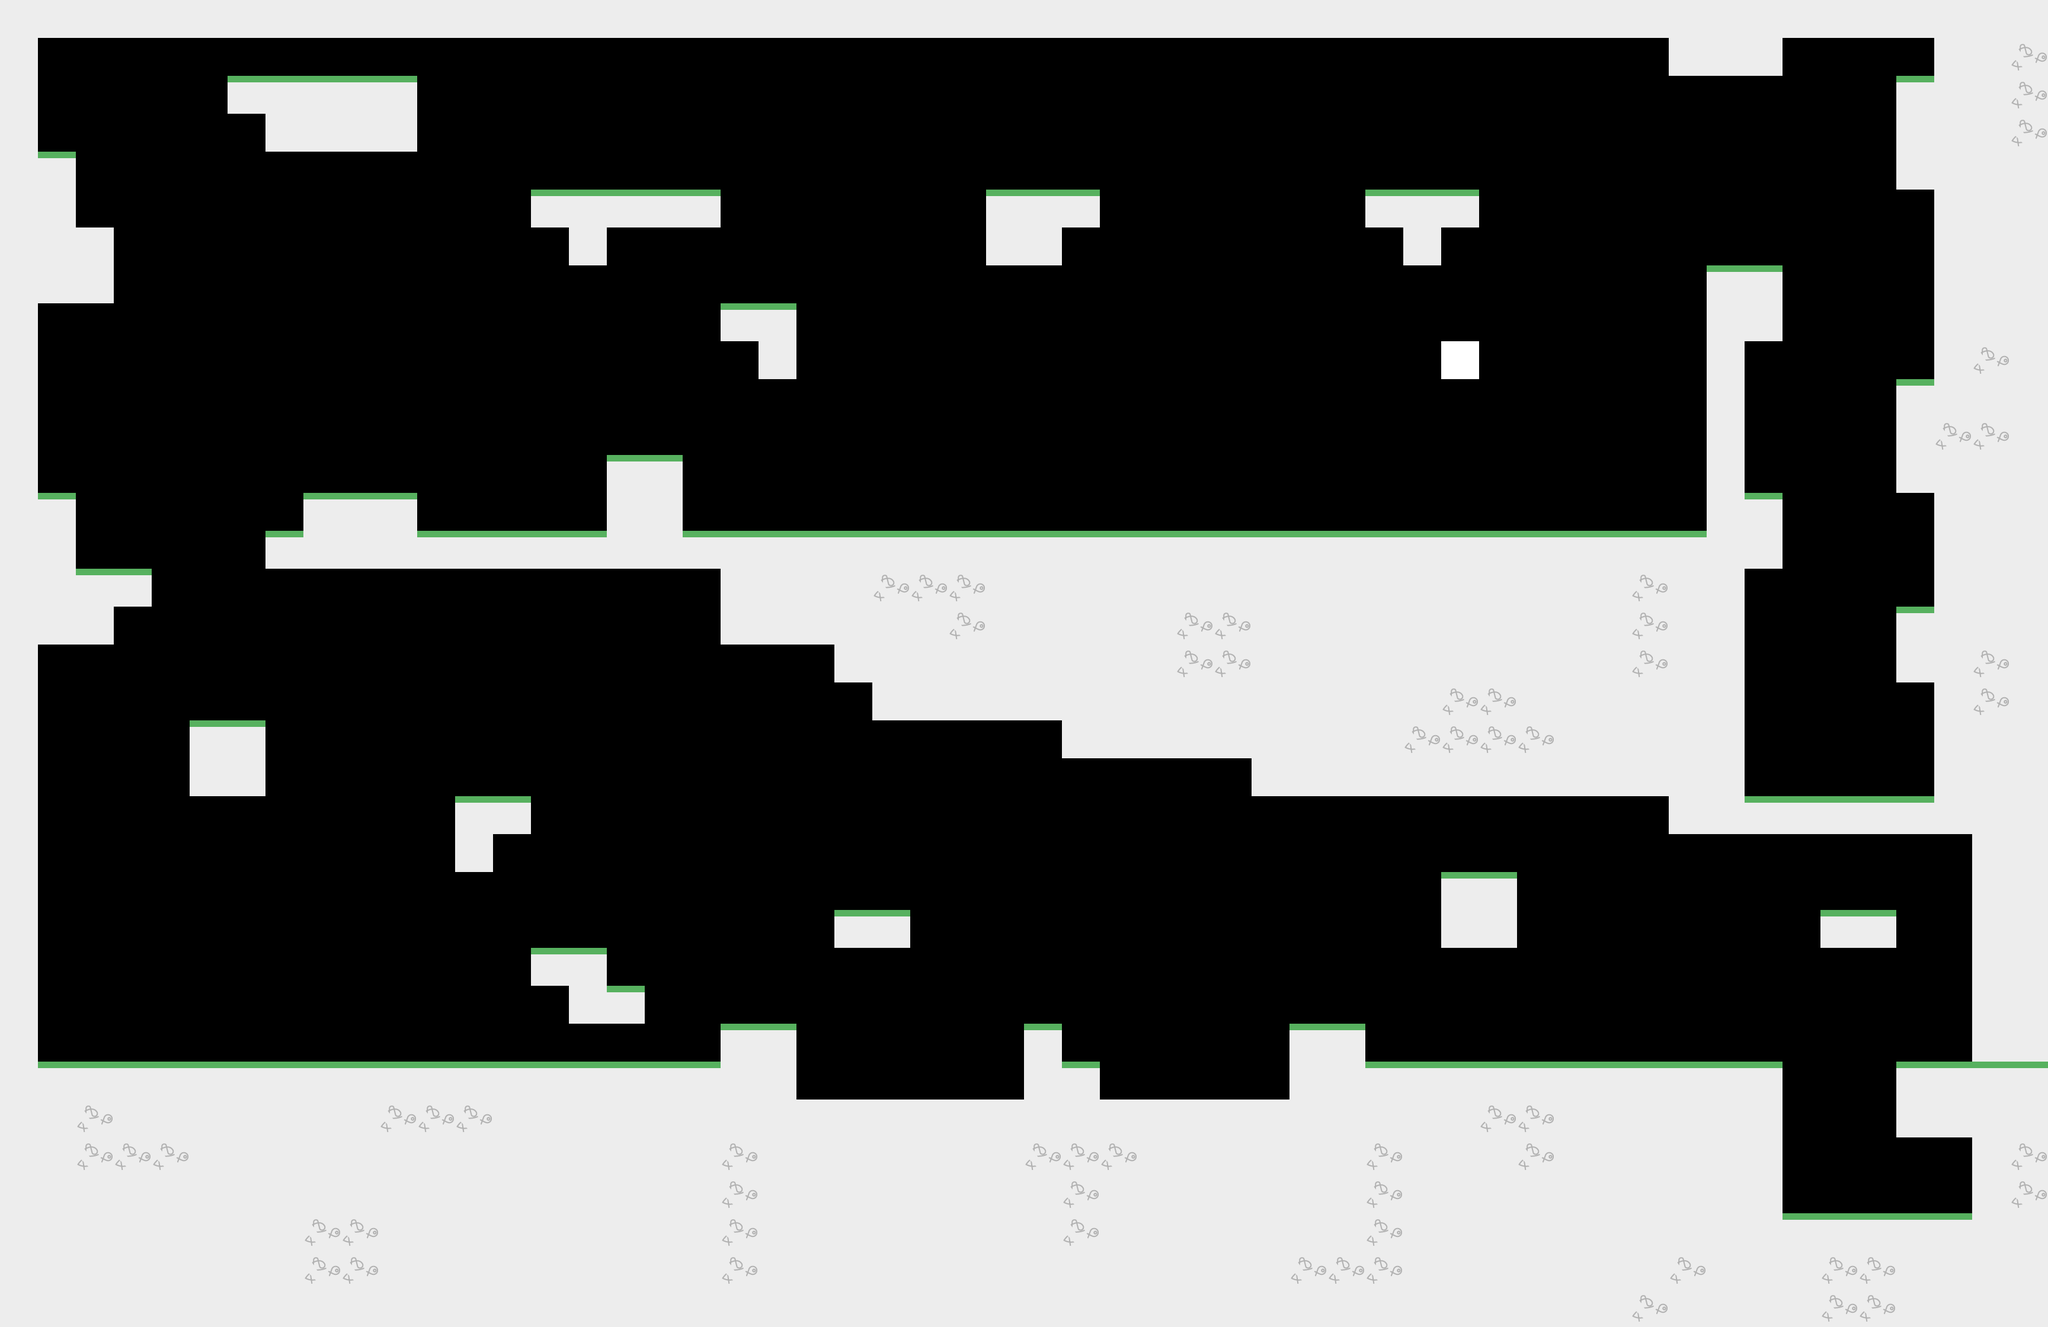

Rendered tile map (Tiled .tmx) drawn with the repository's tilesets; below, a short description and the map source with its tile grids summarised:
An orthogonal 54x35 tile map with 64x64 px tiles, 2 tile layers (Enemy Collision Layer, Tile Layer 1), 1 hidden layer not drawn, 2 tilesets and 25 objects (11x water, 4x breakable, 2x cactus, 2x frog, spawn, ...).

<map version="1.0" orientation="orthogonal" renderorder="right-down" width="54" height="35" tilewidth="64" tileheight="64" nextobjectid="95">
 <tileset firstgid="1" name="tileset" tilewidth="64" tileheight="64" tilecount="18" columns="18">
  <image source="TileSpritesheet.png" width="1152" height="64" />
 </tileset>
 <tileset firstgid="19" name="enemyTileset" tilewidth="64" tileheight="64" tilecount="6" columns="6">
  <image source="EnemySpritesheet.png" width="384" height="64" />
 </tileset>
 <layer name="Background Layer" width="54" height="35" visible="0">
  <data>[1890 cells, 1890 non-empty, 1 distinct tile ids]</data>
 </layer>
 <layer name="Enemy Collision Layer" width="54" height="35">
  <data>[1890 cells, 1 non-empty, 1 distinct tile ids]</data>
 </layer>
 <layer name="Tile Layer 1" width="54" height="35">
  <data>[1890 cells, 778 non-empty, 3 distinct tile ids]</data>
 </layer>
 <objectgroup name="spawn">
  <object id="53" name="spawn" gid="16" x="832" y="1792" width="64" height="64" />
 </objectgroup>
 <objectgroup name="goal">
  <object id="54" name="goal" gid="18" x="3136" y="1344" width="64" height="64" />
 </objectgroup>
 <objectgroup name="lethalBlocks">
  <object id="63" name="cactus" gid="12" x="3008" y="2048" width="64" height="64" />
  <object id="78" name="water" gid="11" x="1344" y="1856" width="64" height="64" />
  <object id="79" name="water" gid="11" x="1408" y="1856" width="64" height="64" />
  <object id="85" name="water" gid="11" x="1472" y="1856" width="64" height="64" />
  <object id="86" name="water" gid="11" x="1536" y="1856" width="64" height="64" />
  <object id="87" name="water" gid="11" x="1600" y="1856" width="64" height="64" />
  <object id="88" name="water" gid="11" x="1664" y="1856" width="64" height="64" />
  <object id="89" name="water" gid="11" x="1856" y="1856" width="64" height="64" />
  <object id="90" name="water" gid="11" x="1920" y="1856" width="64" height="64" />
  <object id="91" name="water" gid="11" x="1984" y="1856" width="64" height="64" />
  <object id="92" name="water" gid="11" x="2048" y="1856" width="64" height="64" />
  <object id="93" name="water" gid="11" x="2112" y="1856" width="64" height="64" />
  <object id="94" name="cactus" gid="12" x="64" y="832" width="64" height="64" />
 </objectgroup>
 <objectgroup name="supers">
  <object id="51" name="longJump" gid="7" x="64" y="1792" width="64" height="64" />
  <object id="52" name="highJump" gid="6" x="3264" y="2048" width="64" height="64" />
  <object id="66" name="stomp" gid="8" x="1472" y="1536" width="64" height="64" />
 </objectgroup>
 <objectgroup name="breakable">
  <object id="57" name="breakable" gid="5" x="1728" y="1728" width="64" height="64" />
  <object id="58" name="breakable" gid="5" x="3008" y="1856" width="64" height="64" />
  <object id="61" name="breakable" gid="5" x="3072" y="1856" width="64" height="64" />
  <object id="62" name="breakable" gid="5" x="3136" y="1856" width="64" height="64" />
 </objectgroup>
 <objectgroup name="enemies">
  <object id="56" name="bee" gid="22" x="2688" y="640" width="64" height="64" />
  <object id="64" name="frog" gid="19" x="768" y="892" width="64" height="64" />
  <object id="65" name="frog" gid="19" x="896" y="892" width="64" height="64" />
 </objectgroup>
</map>